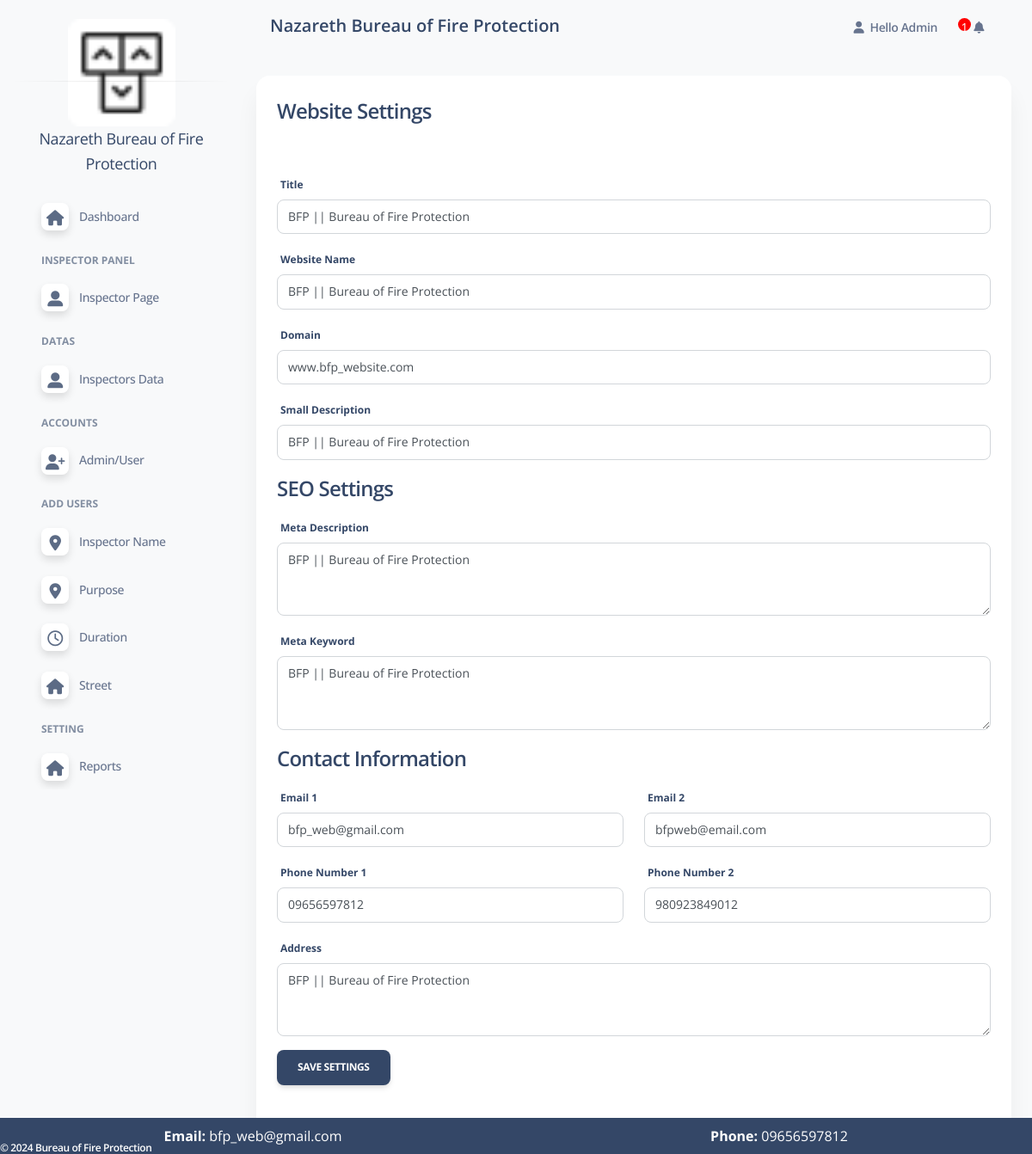
Page /admin/setting.php (signed in) on the committed database.
### tables this page shows
CREATE TABLE `settings` (
  `id` int(11) UNSIGNED NOT NULL,
  `title` varchar(100) NOT NULL,
  `web_name` varchar(100) DEFAULT NULL,
  `domain` varchar(100) DEFAULT NULL,
  `sdescription` text DEFAULT NULL,
  `mdescription` varchar(100) DEFAULT NULL,
  `mkeyword` varchar(100) DEFAULT NULL,
  `email1` varchar(100) DEFAULT NULL,
  `email2` varchar(100) DEFAULT NULL,
  `phone1` varchar(100) DEFAULT NULL,
  `phone2` varchar(100) DEFAULT NULL,
  `address` varchar(100) DEFAULT NULL
);

### config/function.php (called while the page is built, shortened)
<?php
    require 'dbconn.php';
    function validate($inputData)
    {
        global $conn;
       $validateData = mysqli_real_escape_string($conn, $inputData);
       return trim($validateData);
    }
    function webSetting($columnName)
    {
        $setting = getByID('settings', 1);
        if($setting['status'] == 200){
            return $setting['data'][$columnName];
        }
    }
    function getByID($tableName, $id){
        global $conn;
        $table = validate($tableName);
        $id = validate($id);
        $query = "SELECT * FROM $table WHERE id = '$id' LIMIT 1";
        $result = mysqli_query($conn, $query);
        if($result)
        {
            if(mysqli_num_rows($result) == 1)
            {
                $row = mysqli_fetch_array($result, MYSQLI_ASSOC);
                $response = [
                    'status' => 200,
                    'message' => 'Fetched Data',
                    'data' => $row
                ];
                return $response;
            }
            else
            {
                $response = [
                    'status' => 404,
                    'message' => 'No Data Has been Recorded'
                ];
                return $response;
            }
        }
        else
        {
            $response = [
                'status' => 500,
                'message' => 'Something Went Wrong'
            ];
            return $response;
        }
    }
?>

### admin/setting.php (the view, shortened to what this page needs)
<?php include('includes/header.php');?>
<div class="row">
<div class="col-md-12 ">
        <div class="card">
            <div class="card-header">
                <h4>Website Settings</h4>
            </div>
            <div class="card-body">
        <form action="function.php" method = "POST">
        <?php
            $settings = getByID('settings', 1);
        ?>
    <div class="mb-3">
        <label> Title</label>
        <input type="text" name = "title" value = "<?= $settings['data']['title'] ?? "" ?>" class="form-control">
    </div>
    <div class="mb-3">
        <label> Website Name </label>
        <input type="text" name = "web_name" value = "<?= $settings['data']['web_name'] ?? "" ?>" class="form-control">
    </div>
    <div class="mb-3">
        <label> Domain </label>
        <input type="text" name = "domain" value = "<?= $settings['data']['domain'] ?? "" ?>" class="form-control">
    </div>
    <div class="mb-3">
        <label> Small Description</label>
        <input type="text" name = "sdescription" value = "<?= $settings['data']['sdescription'] ?? "" ?>" class="form-control">
    </div>
    <h4 class = "my-3">SEO Settings</h4>
    <div class="mb-3">
        <label> Meta Description</label>
        <textarea name="mdescription" rows="3" class="form-control"><?= $settings['data']['mdescription'] ?? "" ?></textarea>
    </div>
    <div class="mb-3">
        <label> Meta Keyword</label>
        <textarea name="mkeyword" rows="3" class="form-control"><?= $settings['data']['mkeyword'] ?? "" ?></textarea>
    </div>
    <h4 class = "my-3">Contact Information</h4>
    <div class="row">
        <div class="col-md-6 mb-3">
            <label> Email 1 </label>
            <input type="email" name = "email1" class="form-control" value = "<?= $settings['data']['email1'] ?? "" ?>" placeholder = "Email Address">
        </div>
        <div class="col-md-6 mb-3">
            <label> Email 2</label>
            <input type="email" name = "email2" class="form-control" value = "<?= $settings['data']['email2'] ?? "" ?>" placeholder = "Email Address">
        </div>
        <div class="col-md-6 mb-3">
            <label> Phone Number 1 </label>
            <input type="text" name = "phone1" class="form-control" value = "<?= $settings['data']['phone1'] ?? "" ?>" placeholder = "Phone Number">
        </div>
        <div class="col-md-6 mb-3">
            <label> Phone Number 2</label>
            <input type="text" name = "phone2" class="form-control" value = "<?= $settings['data']['phone2'] ?? "" ?>" placeholder = "Phone Number">
        </div>
        <div class="col-md-12 mb-3">
            <label> Address</label>
            <textarea name="address" rows="3" class="form-control"><?= $settings['data']['address'] ?? "" ?></textarea>
        </div>
    </div>
        <div class="mb-3">
            <button type = "submit" name = "saveSettings" class="btn btn-dark">Save Settings</button>
        </div>
        </form>
            </div>
        </div>
</div>
</div>
<?php include('includes/scripts.php'); ?>

### admin/includes/scripts.php (shortened to what this page needs)
<div class="bg-dark " style=" position: fixed;
  left: 0;
  bottom: 0;
  width: 100%;
  color: white;
  text-align: center;">
   <div class="copyright text-center  text-xs text-muted text-xs-start " style = "position: fixed;  bottom:0;">
                <a  class="font-weight-bold text-white" target="_blank">
                   ©  Bureau of Fire Protection</a>
              </div>
    <div class="row">
      <div class="col-md-6 text-white">
       <p class = "text-center my-2"> <strong> Email: </strong> <?=webSetting('email1') ?? ''; ?></p>
      </div>
      <div class="col-md-6 text-white">
      <p class = "text-center my-2"> <strong> Phone: </strong> <?=webSetting('phone1') ?? ''; ?></p>
      </div>
      </div>
</div>
</body>
</html>

### rows in the picture
settings: title "BFP || Bureau of Fire Protection", web_name "BFP || Bureau of Fire Protection", domain "www.bfp_website.com", sdescription "BFP || Bureau of Fire Protection", mdescription "BFP || Bureau of Fire Protection", mkeyword "BFP || Bureau of Fire Protection", email1 "bfp_web@gmail.com", email2 "bfpweb@email.com", phone1 "09656597812", phone2 "980923849012", address "BFP || Bureau of Fire Protection"

### other values in the picture
$_SESSION['loggedInUser']['name'] "Admin"
$count++ "1"
